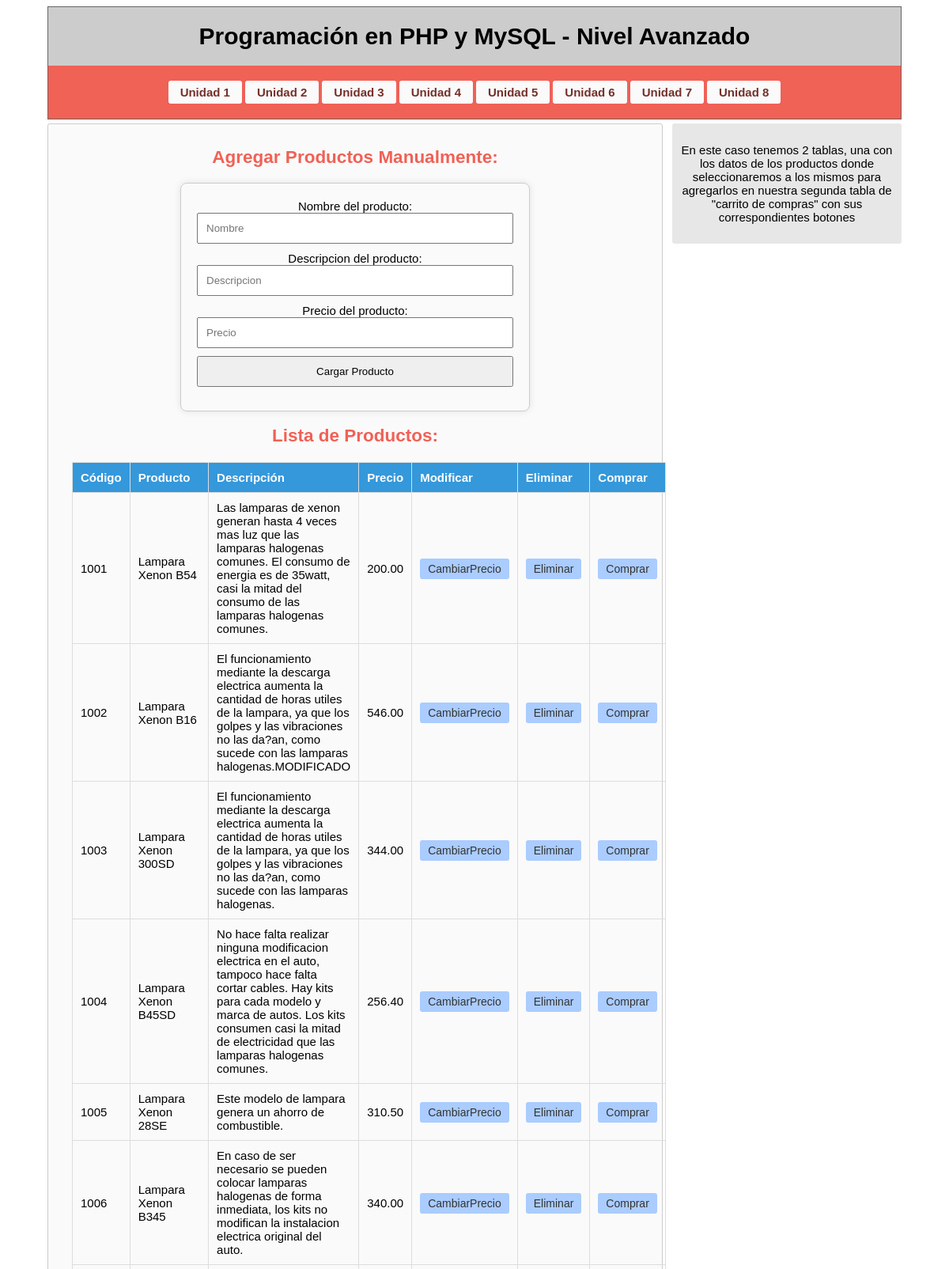
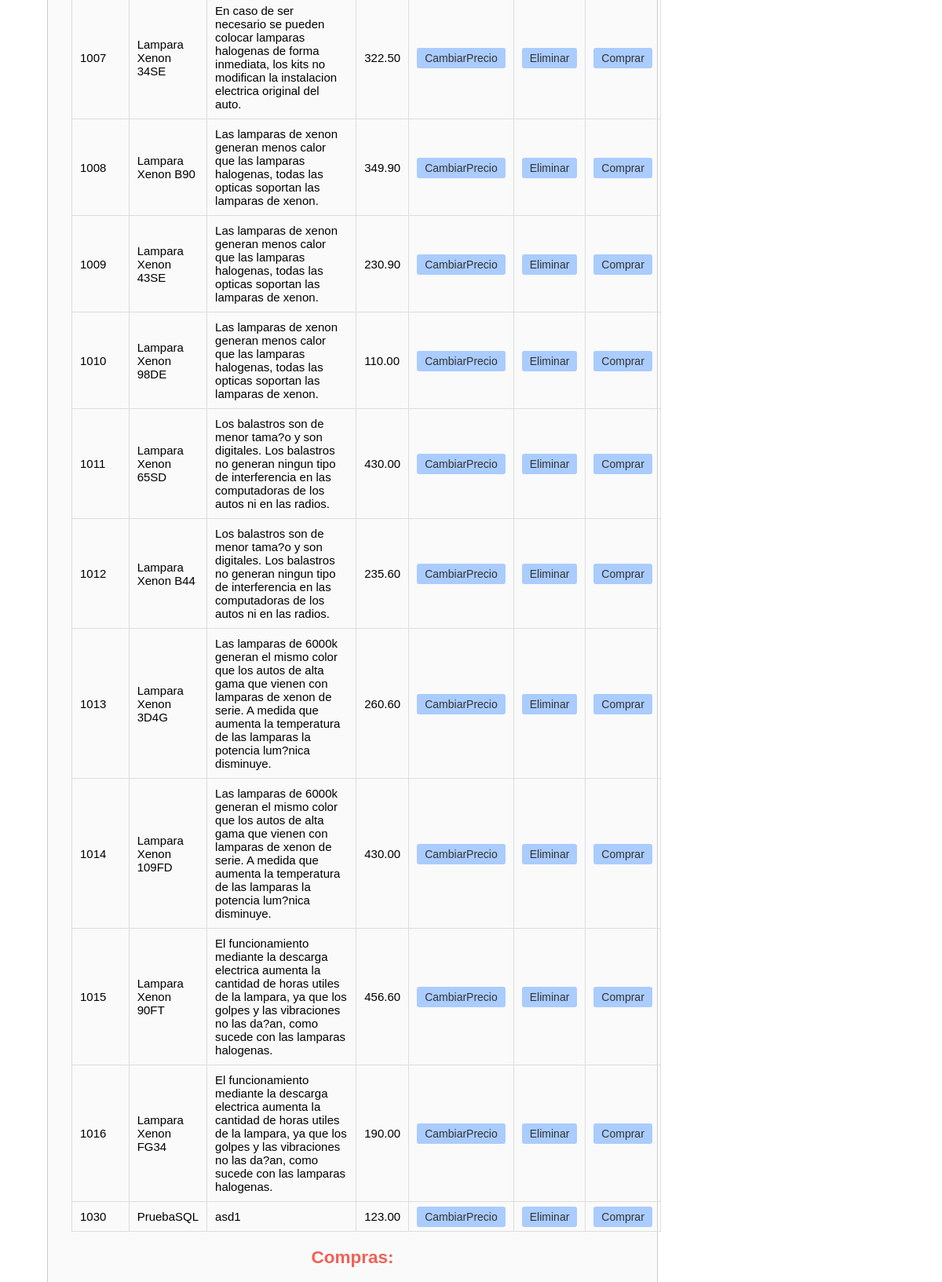
Page /unidad7.php (upper part) on the committed database (2 pictures, top to bottom).
### tables this page shows
CREATE TABLE `productos` (
  `codigo` int(30) NOT NULL,
  `producto` varchar(30) NOT NULL,
  `descripcion` varchar(255) NOT NULL,
  `precio` decimal(10,2) NOT NULL
);

### unidad7/recursos.php (called while the page is built, shortened)
<?php
include('bases_de_datos.php');
include('productos.php');
$base = new Basesdedatos(SERVIDOR, USUARIO, PASS, BASE);
$productos = new Productos($base)
?>

### unidad7/productos.php (called while the page is built, shortened)
<?php
class Productos {
    public $base;
    function __construct($baseconectada){
        $this->base = $baseconectada;
    }
    public function listarProductos(){
        $SQL = $this->base->ejecutarSQL("SELECT * FROM productos");
        return $SQL;
    }
}
?>

### unidad7/bases_de_datos.php (called while the page is built, shortened)
<?php
class Basesdedatos{
    private $conexion;
    function __construct($host, $user, $pass, $base){
        $this->conexion = new mysqli($host, $user, $pass, $base);
    }
    public function ejecutarSQL($codSQL){
        $instruccionSQL = strtoupper(substr($codSQL, 0, 6));
        switch ($instruccionSQL) {
            case 'SELECT':
                $resultado = $this->conexion->query($codSQL);
                while($listarInfo = $resultado->fetch_assoc()){
                    $mostrarInfo[] = $listarInfo;
                }
                return $mostrarInfo;
                break;
        }
    }
}
?>

### unidad7/ver.php (the view, shortened to what this page needs)
<!DOCTYPE html>
<html lang="es">
<head>
</head>
<body>
    <table>
        <thead>
            <tr>
                <th>Código</th>
                <th>Producto</th>
                <th>Descripción</th>
                <th>Precio</th>
                <th>Modificar</th>
                <th>Eliminar</th>
                <th>Comprar</th>
            </tr>
        </thead>
        <tbody>
            <?php
            include('recursos.php');
            $mostrarProd = $productos->listarProductos();
            for ($i=0; $i<count($mostrarProd); $i++){ ?>
                <tr>
                    <td>
                        <?php echo $mostrarProd[$i]['codigo']; ?>
                    </td>
                    <td>
                        <?php echo $mostrarProd[$i]['producto']; ?>
                    </td>
                    <td>
                        <?php echo $mostrarProd[$i]['descripcion']; ?>
                    </td>
                    <td>
                        <?php echo $mostrarProd[$i]['precio']; ?>
                    </td>
                    <td class="admin-buttons">
                        <a href="./unidad7/modificar.php?cod=<?php echo $mostrarProd[$i]['codigo']; ?>">
                            CambiarPrecio
                        </a>
                    </td>
                    <td class="admin-buttons">
                        <a href="./unidad7/eliminar.php?cod=<?php echo $mostrarProd[$i]['codigo']; ?>">
                        Eliminar</a>
                    </td>
                    <td class="admin-buttons">
                        <a href="./unidad7/comprar.php?cod=<?php echo $mostrarProd[$i]['codigo']; ?>">
                        Comprar</a>
                    </td>
                </tr>
            <?php } ?>
        </tbody>
    </table>
</body>
</html>

### unidad7.php (shortened to what this page needs)
<!DOCTYPE html>
<html lang="es">
<head>
    <link rel="stylesheet" href="estilos.css">
</head>
<body>
<div class="container">
	<header>
		<h1>Programación en PHP y MySQL - Nivel Avanzado</h1>
        <nav>
            <?php include("botonera.php"); ?>
        </nav>
	</header>
	<section>
		<h2>Agregar Productos Manualmente:</h2>
        <form action="./unidad7/altassql.php" method="POST" class="form_unidad">
            <div class="form-example">
                <label for="nombre">Nombre del producto: </label>
                <input type="text" placeholder="Nombre" name="nombre" required/>
            </div>
            <div class="form-example">
                <label for="descripcion">Descripcion del producto: </label>
                <input type="text" placeholder="Descripcion" name="descripcion" required/>
            </div>
            <div class="form-example">
                <label for="precio">Precio del producto: </label>
                <input type="text" placeholder="Precio" name="precio" required/>
            </div>
            <div class="form_submit">
                <input type="submit" value="Cargar Producto">
            </div>
        </form>
        <h2>Lista de Productos:</h2>
        <?php
        include('./unidad7/ver.php');
        ?>
        <h2>Compras:</h2>
        <?php
        include('./unidad7/ver_compras.php')
        ?>
	</section>
	<aside>
        <p>En este caso tenemos 2 tablas, una con los datos de los productos donde seleccionaremos a los mismos para agregarlos en nuestra segunda tabla de "carrito de compras" con sus correspondientes botones</p>
    </aside>
</div>
</body>
</html>

### botonera.php
<ul>
	<li><a href="unidad1.php">Unidad 1</a></li>
	<li><a href="unidad2.php">Unidad 2</a></li>
	<li><a href="unidad3.php">Unidad 3</a></li>
	<li><a href="unidad4.php">Unidad 4</a></li>
	<li><a href="unidad5.php">Unidad 5</a></li>
	<li><a href="unidad6.php">Unidad 6</a></li>
	<li><a href="unidad7.php">Unidad 7</a></li>
	<li><a href="unidad8.php">Unidad 8</a></li>
</ul>

### unidad7/ver_compras.php (shortened to what this page needs)
<!DOCTYPE html>
<html lang="es">
<head>
</head>
<body>
</body>
</html>

### estilos.css (style rules this page uses)
body { text-align: center; }
.container { width:1080px; margin:0px auto; font-size:1em; font-family: "Arial", Georgia, Serif; font-size: 15px; }
header { text-align:center; border: 1px solid #666; background: #cccccc; }
a { color: #333; text-decoration: none; }
section,aside { margin-top: 5px; padding: 10px; -moz-border-radius:3px;-webkit-border-radius:3px;-o-border-radius:3px;border-radius:3px; }
section { float: left; width: 70%; background: #fafafa; border: 1px solid #ccc; }
aside { float: right; width: 25%; background:#ccc; color: #333; }
nav { padding:0.2%; background:#f06156; margin-top: 0.5%; }
nav ul { list-style-type:none; padding:0px; width: 100%; display: table; text-align: center; }
nav ul li { display: inline; }
nav ul li a { display:inline-block; text-align:center; text-decoration:none; color: #75302a; font-weight: bold; padding:6px 15px; margin:2px; background:#fafafa; -moz-border-radius:3px;-webkit-border-radius:3px;-o-border-radius:3px;border-radius:3px; }
h2 { color: #f06156; }
.form_unidad { max-width: 400px; margin: auto; padding: 20px; border: 1px solid #ccc; border-radius: 8px; box-shadow: 0 0 10px rgba(0, 0, 0, 0.1); margin-bottom: 10px; }
.form_unidad input { width: 100%; padding: 10px; margin-bottom: 10px; box-sizing: border-box; }
aside { color: black; background-color: #66666628; }

### unidad7/ver.php (style rules this page uses)
table { border-collapse: collapse; width: 80%; margin: 20px; }
th, td { border: 1px solid #ddd; padding: 10px; text-align: left; }
th { background-color: #3498db; color: #fff; }
.admin-buttons { justify-content: space-between; }
.admin-buttons a { background-color: #acf; padding: 5px 10px; font-size: 14px; border: none; border-radius: 3px; cursor: pointer; transition: background-color 0.3s ease; }

### unidad7/ver_compras.php (style rules this page uses)
table { border-collapse: collapse; width: 80%; margin: 20px; }
th, td { border: 1px solid #ddd; padding: 10px; text-align: left; }
th { background-color: #3498db; color: #fff; }
.admin-buttons { justify-content: space-between; }
.admin-buttons a { background-color: #acf; padding: 5px 10px; font-size: 14px; border: none; border-radius: 3px; cursor: pointer; transition: background-color 0.3s ease; }

### rows in the picture
productos: codigo "1001", producto "Lampara Xenon B54", descripcion "Las lamparas de xenon generan hasta 4 veces mas luz que las lamparas halogenas comunes. El consumo de energia es de 35watt, casi la mitad del consumo de las lamparas halogenas comunes.", precio "200.00"
productos: codigo "1002", producto "Lampara Xenon B16", descripcion "El funcionamiento mediante la descarga electrica aumenta la cantidad de horas utiles de la lampara, ya que los golpes y las vibraciones no las da?an, como sucede con las lamparas halogenas.MODIFICADO", precio "546.00"
productos: codigo "1003", producto "Lampara Xenon 300SD", descripcion "El funcionamiento mediante la descarga electrica aumenta la cantidad de horas utiles de la lampara, ya que los golpes y las vibraciones no las da?an, como sucede con las lamparas halogenas.", precio "344.00"
productos: codigo "1004", producto "Lampara Xenon B45SD", descripcion "No hace falta realizar ninguna modificacion electrica en el auto, tampoco hace falta cortar cables. Hay kits para cada modelo y marca de autos. Los kits consumen casi la mitad de electricidad que las lamparas halogenas comunes.", precio "256.40"
productos: codigo "1005", producto "Lampara Xenon 28SE", descripcion "Este modelo de lampara genera un ahorro de combustible.", precio "310.50"
productos: codigo "1006", producto "Lampara Xenon B345", descripcion "En caso de ser necesario se pueden colocar lamparas halogenas de forma inmediata, los kits no modifican la instalacion electrica original del auto.", precio "340.00"
productos: codigo "1007", producto "Lampara Xenon 34SE", descripcion "En caso de ser necesario se pueden colocar lamparas halogenas de forma inmediata, los kits no modifican la instalacion electrica original del auto.", precio "322.50"
productos: codigo "1008", producto "Lampara Xenon B90", descripcion "Las lamparas de xenon generan menos calor que las lamparas halogenas, todas las opticas soportan las lamparas de xenon.", precio "349.90"
productos: codigo "1009", producto "Lampara Xenon 43SE", descripcion "Las lamparas de xenon generan menos calor que las lamparas halogenas, todas las opticas soportan las lamparas de xenon.", precio "230.90"
productos: codigo "1010", producto "Lampara Xenon 98DE", descripcion "Las lamparas de xenon generan menos calor que las lamparas halogenas, todas las opticas soportan las lamparas de xenon.", precio "110.00"
productos: codigo "1011", producto "Lampara Xenon 65SD", descripcion "Los balastros son de menor tama?o y son digitales. Los balastros no generan ningun tipo de interferencia en las computadoras de los autos ni en las radios.", precio "430.00"
productos: codigo "1012", producto "Lampara Xenon B44", descripcion "Los balastros son de menor tama?o y son digitales. Los balastros no generan ningun tipo de interferencia en las computadoras de los autos ni en las radios.", precio "235.60"
productos: codigo "1013", producto "Lampara Xenon 3D4G", descripcion "Las lamparas de 6000k generan el mismo color que los autos de alta gama que vienen con lamparas de xenon de serie. A medida que aumenta la temperatura de las lamparas la potencia lum?nica disminuye.", precio "260.60"
productos: codigo "1014", producto "Lampara Xenon 109FD", descripcion "Las lamparas de 6000k generan el mismo color que los autos de alta gama que vienen con lamparas de xenon de serie. A medida que aumenta la temperatura de las lamparas la potencia lum?nica disminuye.", precio "430.00"
productos: codigo "1015", producto "Lampara Xenon 90FT", descripcion "El funcionamiento mediante la descarga electrica aumenta la cantidad de horas utiles de la lampara, ya que los golpes y las vibraciones no las da?an, como sucede con las lamparas halogenas.", precio "456.60"
productos: codigo "1016", producto "Lampara Xenon FG34", descripcion "El funcionamiento mediante la descarga electrica aumenta la cantidad de horas utiles de la lampara, ya que los golpes y las vibraciones no las da?an, como sucede con las lamparas halogenas.", precio "190.00"
productos: codigo "1030", producto "PruebaSQL", descripcion "asd1", precio "123.00"
